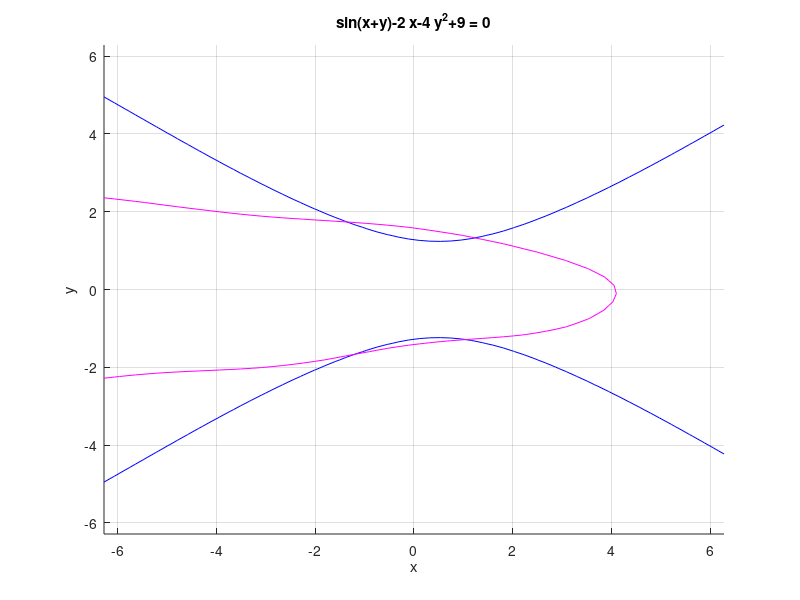

Recreate this plot in MATLAB.

hold on
grid on

f='x^2-x+cos(y)-2*y^2+3';
g='sin(x+y)-2*x-4*y^2+9';

f_g = ezplot(f);
g_g = ezplot(g);

set(f_g, 'color', 'b');
set(g_g, 'color', 'm');

% legend('', '', '');

hold off
